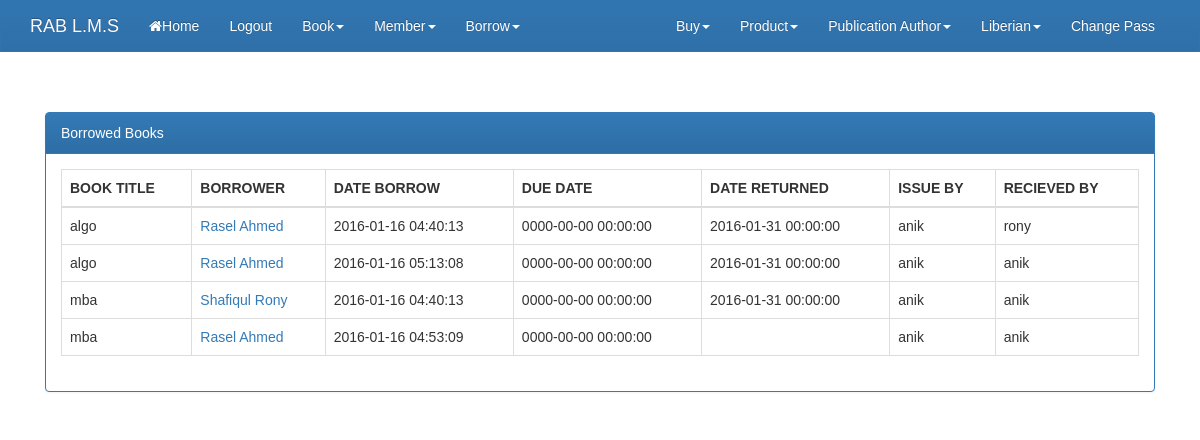
Screenshot of /borrowedbooks.php (signed in) with the database file from the repository.
### tables this page shows
CREATE TABLE IF NOT EXISTS `book` (
  `book_id` int(11) NOT NULL AUTO_INCREMENT,
  `book_name` varchar(250) NOT NULL,
  `category` varchar(50) NOT NULL,
  `book_price` int(11) NOT NULL,
  `book_edition` varchar(50) NOT NULL,
  `ISBN_number` varchar(70) NOT NULL,
  `book_pub` int(11) NOT NULL,
  `available` int(11) NOT NULL,
  PRIMARY KEY (`book_id`)
);

CREATE TABLE IF NOT EXISTS `member` (
  `member_id` int(11) NOT NULL AUTO_INCREMENT,
  `first_name` varchar(50) NOT NULL,
  `last_name` varchar(100) NOT NULL,
  `email` varchar(60) NOT NULL,
  `phone` varchar(50) NOT NULL,
  `password` varchar(50) NOT NULL,
  `birthday` date NOT NULL,
  `gender` varchar(50) NOT NULL,
  `address` varchar(250) NOT NULL,
  PRIMARY KEY (`member_id`)
);

CREATE TABLE IF NOT EXISTS `member_borrow_library_item` (
  `borrow_id` int(11) NOT NULL AUTO_INCREMENT,
  `due_date` datetime NOT NULL,
  `issue_date` datetime NOT NULL DEFAULT CURRENT_TIMESTAMP,
  `return_date` datetime DEFAULT NULL,
  `libary_item_id` int(11) NOT NULL,
  `member_id` int(11) NOT NULL,
  `liberian_id` int(11) NOT NULL,
  `receive_by` int(11) DEFAULT '0',
  `comment` varchar(1000) NOT NULL,
  PRIMARY KEY (`borrow_id`)
);

CREATE TABLE IF NOT EXISTS `liberian` (
  `liberian_id` int(11) NOT NULL AUTO_INCREMENT,
  `liberian_name` varchar(60) NOT NULL,
  `l_password` varchar(300) NOT NULL,
  `l_address` varchar(500) NOT NULL,
  `l_email` varchar(50) NOT NULL,
  `u_type` int(11) NOT NULL,
  PRIMARY KEY (`liberian_id`),
  UNIQUE KEY `l_email` (`l_email`)
);

### borrowedbooks.php (the view, shortened to what this page needs)
<?php
	require_once('db.php');
    $sql="select b.book_name, m.member_id, m.first_name, m.last_name, i.issue_date,i.due_date,i.return_date,l.liberian_name as i_n, r.liberian_name as r_n from book b,member m,liberian l, liberian r,member_borrow_library_item i where
		b.book_id = i.libary_item_id and
		m.member_id = i.member_id and
		l.liberian_id = i.liberian_id and
		r.liberian_id = i.receive_by
		ORDER BY `i`.`return_date` DESC ";
	$trans = $con->query($sql);
?>
<!DOCTYPE html>
<html lang="en">
  <head>
    <link rel="stylesheet" href="css/font-awesome.min.css">
    <link rel="stylesheet" href="css/w3.css">
    <link rel="stylesheet" href="css/bootstrap.min.css">
    <link rel="stylesheet" href="css/bootstrap-theme.min.css">
    <link rel="stylesheet" href="css/style.css">
  </head>
<body>
<?php require_once('navbar.php'); ?>
<div class="container">
   <div class="col-md-12" style="margin-top:40px">
      <div class="panel panel-primary">
      <div class="panel-heading">Borrowed Books</div>
       <div class="panel-body">
   <div class="table-responsive">
  <table class="table table-bordered">
    <thead>
      <tr>
        <th>BOOK TITLE</th>
        <th>BORROWER</th>
        <th>DATE BORROW</th>
		<th>DUE DATE</th>
		<th>DATE RETURNED</th>
		<th>ISSUE BY</th>
		<th>RECIEVED BY</th>
      </tr>
    </thead>
    <tbody>
	<?php while($r = $trans->fetch_object()): ?>
		<tr>
			<td><?php echo $r->book_name; ?></td>
			<td> <a href="member_his.php?m_id=<?php echo $r->member_id; ?>" > <?php echo $r->first_name." ".$r->last_name; ?> </a> </td>
			<td><?php echo $r->issue_date; ?></td>
			<td><?php echo $r->due_date; ?></td>
			<td><?php echo $r->return_date; ?></td>
			<td><?php echo $r->i_n; ?></td>
			<td><?php echo $r->r_n; ?></td>
		</tr>
	<?php endwhile; ?>
    </tbody>
  </table>
 </div>
</div>
</div>
</div>
</div>
</body>
</html>

### css/w3.css (style rules this page uses)
* { -webkit-box-sizing:border-box;-moz-box-sizing:border-box;box-sizing:border-box }
html { -ms-text-size-adjust:100%;-webkit-text-size-adjust:100% }
body { margin:0 }
a { -webkit-tap-highlight-color:transparent;background-color:transparent }
html,body { font-family:Verdana,sans-serif;font-size:15px;line-height:1.5 }
a { color:inherit }
table { border-collapse:collapse;border-spacing:0;width:100%;display:table }
table,th,td { border:none }

### css/style.css (style rules this page uses)
body { font-family: Arial, Helvetica, sans-serif; }
td { font-family: Arial, Helvetica, sans-serif; }
th { font-family: Arial, Helvetica, sans-serif; }
.table { border: 1px solid #dddddd; }

### rows the page displays
book: book_name "algo", member.first_name "Rasel Ahmed", member_borrow_library_item.issue_date "2016-01-16 04:40:13", member_borrow_library_item.due_date "0000-00-00 00:00:00", member_borrow_library_item.return_date "2016-01-31 00:00:00", liberian.liberian_name "anik", liberian.liberian_name "rony", member_borrow_library_item.issue_date "2016-01-16 05:13:08"
book: book_name "mba", member.first_name "Shafiqul", member.last_name "Rony", member_borrow_library_item.issue_date "2016-01-16 04:40:13", member_borrow_library_item.due_date "0000-00-00 00:00:00", member_borrow_library_item.return_date "2016-01-31 00:00:00", liberian.liberian_name "anik", member.first_name "Rasel Ahmed", member_borrow_library_item.issue_date "2016-01-16 04:53:09"
